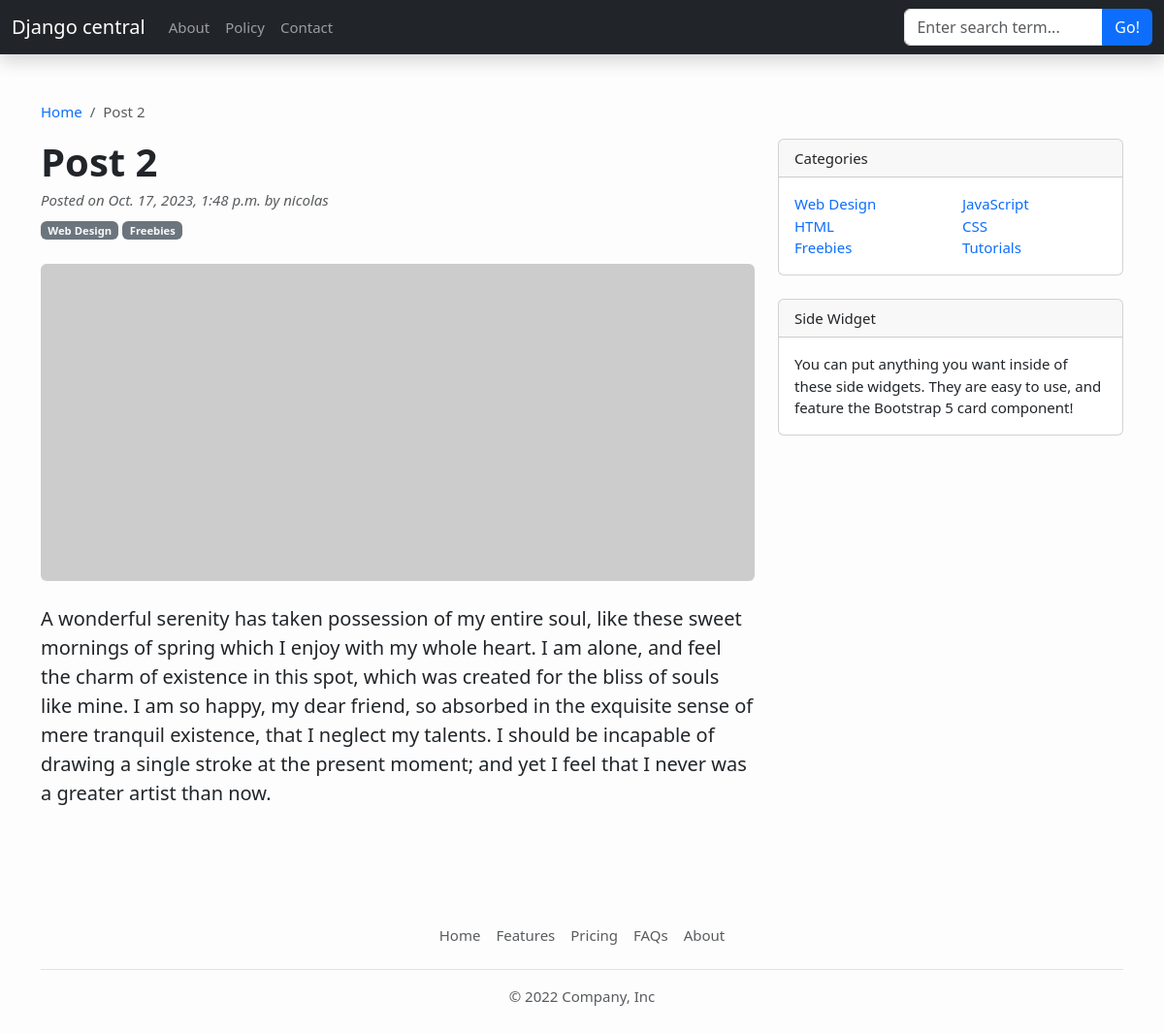
The page /post-2/ on the database its author committed.
### blog/models.py (models this page shows, shortened)
class Post(models.Model):
    title = models.CharField(max_length=200, unique=True)
    slug = models.SlugField(max_length=200, unique=True)
    author = models.ForeignKey(User, on_delete= models.CASCADE,related_name='blog_posts')
    updated_on = models.DateTimeField(auto_now= True)
    content = models.TextField()
    created_on = models.DateTimeField(auto_now_add=True)
    status = models.IntegerField(choices=STATUS, default=0)
    class Meta:
        ordering = ['-created_on']

### blog/views.py (the view)
# urls.py: path('<slug:slug>/', views.PostDetail.as_view(), name='post_detail'),
class PostDetail(generic.DetailView):
    model = Post
    template_name = 'post_detail.html'

### blog/templates/post_detail.html
{% extends 'base.html' %}
{% block content %}
  <div class="container mt-5">
    <nav aria-label="breadcrumb">
      <ol class="breadcrumb">
        <li class="breadcrumb-item">
          <a href="{% url 'home' %}">Home</a>
        </li>
        <li class="breadcrumb-item active" aria-current="page">{{ object.title }}</li>
      </ol>
    </nav>
    <div class="row">
      <div class="col-lg-8">
        <article>
          <header class="mb-4">
            <h1 class="fw-bolder mb-1">
              {% block title %}
                {{ object.title }}
              {% endblock %}
            </h1>
            <div class="text-muted fst-italic mb-2">Posted on {{ post.created_on }} by {{ post.author }}</div>
            <a class="badge bg-secondary text-decoration-none link-light" href="#!">Web Design</a>
            <a class="badge bg-secondary text-decoration-none link-light" href="#!">Freebies</a>
          </header>
          <figure class="mb-4">
            <img class="img-fluid rounded" src="https://dummyimage.com/900x400/ced4da/6c757d.jpg" alt="..." />
          </figure>
          <section class="mb-5">
            <p class="fs-5 mb-4">{{ object.content|safe }}</p>
          </section>
        </article>
      </div>
      <div class="col-lg-4">
        <div class="card mb-4">
          <div class="card-header">Categories</div>
          <div class="card-body">
            <div class="row">
              <div class="col-sm-6">
                <ul class="list-unstyled mb-0">
                  <li>
                    <a href="#!">Web Design</a>
                  </li>
                  <li>
                    <a href="#!">HTML</a>
                  </li>
                  <li>
                    <a href="#!">Freebies</a>
                  </li>
                </ul>
              </div>
              <div class="col-sm-6">
                <ul class="list-unstyled mb-0">
                  <li>
                    <a href="#!">JavaScript</a>
                  </li>
                  <li>
                    <a href="#!">CSS</a>
                  </li>
                  <li>
                    <a href="#!">Tutorials</a>
                  </li>
                </ul>
              </div>
            </div>
          </div>
        </div>
        <div class="card mb-4">
          <div class="card-header">Side Widget</div>
          <div class="card-body">You can put anything you want inside of these side widgets. They are easy to use, and feature the Bootstrap 5 card component!</div>
        </div>
      </div>
    </div>
  </div>
{% endblock %}

### blog/templates/base.html (style rules this page uses)
body { font-size: 15px; background-color: #fdfdfd; }
a { text-decoration: none; }

### rows shown on the page
Post: title "Post 2", created_on "Oct. 17, 2023, 1:48 p.m.", author "nicolas", content "A wonderful serenity has taken possession of my entire soul, like these sweet mornings of spring which I enjoy with my whole heart. I am alone, and feel the charm of existence in this spot, which was created for the bliss of souls like mine. I am so happy, my dear friend, so absorbed in the exquisite sense of mere tranquil existence, that I neglect my talents. I should be incapable of drawing a single stroke at the present moment; and yet I feel that I never was a greater artist than now."
